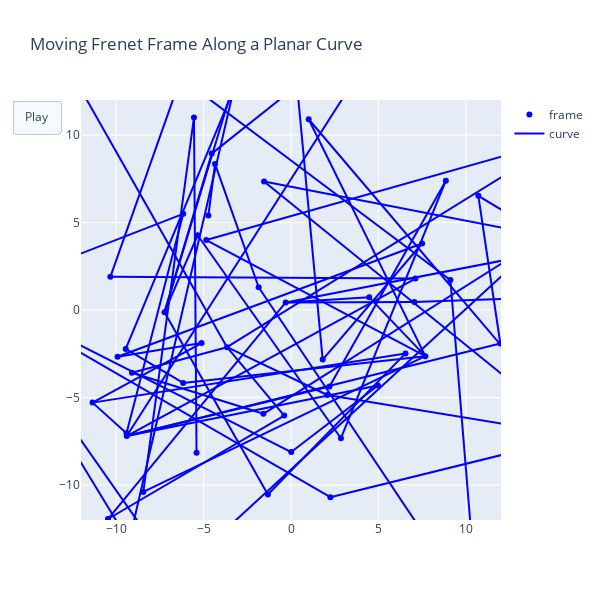

The cell this chart's notebook holds for it:
### Code cell
fig.show()

### Figure 1 — Plotly figure (JSON) as saved in the notebook; plotly's stock layout.template omitted (floating-point values rounded to 4 significant figures; data arrays with more than 128 entries replaced by an {"elided": "..."} marker saying what was removed)
{"data": [{"line": {"color": "blue", "width": 2}, "mode": "markers", "name": "frame", "type": "scatter", "x": [-9.909, 0.01335, 4.471, 10.71, 6.544, 1.01, 18.08, -5.544, -4.34, -17.88, -2.939, -0.2989, 8.849, -4.53, 14.52, -15.53, -9.4, -10.46, 2.248, -6.158, -9.386, -4.841, -0.388, -3.657, 2.854, -6.163, -5.398, 10.68, -6.589, -5.11, 9.108, -5.336, 4.969, 13.87, 11.96, -9.088, 7.048, -0.3037, -11.34, -4.721, 19.71, -10.32, 1.81, 6.602, -1.577, -7.229, -1.848, 2.202, 15.49, -9.444, -9.253, -8.44, -6.299, 7.492, 16.42, 7.11, -1.321, -1.54, 2.076, 7.676], "y": [-2.67, -8.117, 0.723, 6.525, -2.479, 10.9, 3.981, 11.0, 8.348, 0.9444, 14.06, 19.74, 7.387, 8.937, 4.223, 18.81, -7.043, -11.94, -10.7, 5.495, -7.204, 3.997, -6.033, -2.124, -7.327, -4.17, -8.154, -17.42, -15.17, -1.89, 1.715, 4.272, -4.317, 4.156, -1.916, -3.586, 0.4554, 0.4306, -5.293, 5.397, 0.9034, 1.894, -2.832, 17.8, -5.932, -0.124, 1.298, -4.369, 9.744, -2.225, -13.24, -10.39, 13.27, 3.799, -7.202, 1.797, -10.54, 7.337, -4.858, -2.639]}, {"line": {"color": "blue", "width": 2}, "mode": "lines", "name": "curve", "type": "scatter", "x": {"elided": "213 float values"}, "y": {"elided": "213 float values"}}], "layout": {"height": 600, "hovermode": "closest", "title": {"text": "Moving Frenet Frame Along a Planar Curve"}, "updatemenus": [{"buttons": [{"args": [null], "label": "Play", "method": "animate"}], "type": "buttons"}], "width": 600, "xaxis": {"autorange": false, "range": [-12, 12], "zeroline": false}, "yaxis": {"autorange": false, "range": [-12, 12], "zeroline": false}}}
